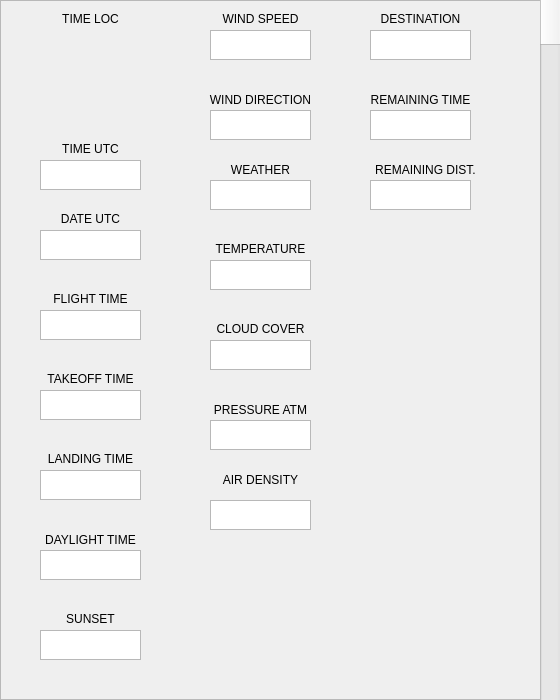
   <widget class="QFrame" name="InfoGeneral">
    <property name="geometry">
     <rect>
      <x>0</x>
      <y>0</y>
      <width>560</width>
      <height>700</height>
     </rect>
    </property>
    <property name="frameShape">
     <enum>QFrame::StyledPanel</enum>
    </property>
    <property name="frameShadow">
     <enum>QFrame::Raised</enum>
    </property>
    <widget class="QScrollBar" name="verticalScrollBar">
     <property name="geometry">
      <rect>
       <x>540</x>
       <y>-40</y>
       <width>20</width>
       <height>800</height>
      </rect>
     </property>
     <property name="orientation">
      <enum>Qt::Vertical</enum>
     </property>
    </widget>
    <widget class="QLabel" name="label">
     <property name="geometry">
      <rect>
       <x>40</x>
       <y>10</y>
       <width>101</width>
       <height>17</height>
      </rect>
     </property>
     <property name="text">
      <string>TIME LOC</string>
     </property>
     <property name="alignment">
      <set>Qt::AlignCenter</set>
     </property>
    </widget>
    <widget class="QLabel" name="label_2">
     <property name="geometry">
      <rect>
       <x>200</x>
       <y>90</y>
       <width>121</width>
       <height>20</height>
      </rect>
     </property>
     <property name="text">
      <string>WIND DIRECTION</string>
     </property>
     <property name="alignment">
      <set>Qt::AlignCenter</set>
     </property>
    </widget>
    <widget class="QTextBrowser" name="textBrowser_2">
     <property name="geometry">
      <rect>
       <x>210</x>
       <y>30</y>
       <width>101</width>
       <height>30</height>
      </rect>
     </property>
     <property name="html">
      <string>&lt;!DOCTYPE HTML PUBLIC &quot;-//W3C//DTD HTML 4.0//EN&quot; &quot;http://www.w3.org/TR/REC-html40/strict.dtd&quot;&gt;
&lt;html&gt;&lt;head&gt;&lt;meta name=&quot;qrichtext&quot; content=&quot;1&quot; /&gt;&lt;meta charset=&quot;utf-8&quot; /&gt;&lt;style type=&quot;text/css&quot;&gt;
p, li { white-space: pre-wrap; }
&lt;/style&gt;&lt;/head&gt;&lt;body style=&quot; font-family:'Ubuntu'; font-size:11pt; font-weight:400; font-style:normal;&quot;&gt;
&lt;p align=&quot;center&quot; style=&quot;-qt-paragraph-type:empty; margin-top:0px; margin-bottom:0px; margin-left:0px; margin-right:0px; -qt-block-indent:0; text-indent:0px;&quot;&gt;&lt;br /&gt;&lt;/p&gt;&lt;/body&gt;&lt;/html&gt;</string>
     </property>
     <property name="placeholderText">
      <string/>
     </property>
    </widget>
    <widget class="QLabel" name="label_3">
     <property name="geometry">
      <rect>
       <x>210</x>
       <y>10</y>
       <width>101</width>
       <height>17</height>
      </rect>
     </property>
     <property name="text">
      <string>WIND SPEED</string>
     </property>
     <property name="alignment">
      <set>Qt::AlignCenter</set>
     </property>
    </widget>
    <widget class="QTextBrowser" name="textBrowser_3">
     <property name="geometry">
      <rect>
       <x>370</x>
       <y>30</y>
       <width>101</width>
       <height>30</height>
      </rect>
     </property>
     <property name="html">
      <string>&lt;!DOCTYPE HTML PUBLIC &quot;-//W3C//DTD HTML 4.0//EN&quot; &quot;http://www.w3.org/TR/REC-html40/strict.dtd&quot;&gt;
&lt;html&gt;&lt;head&gt;&lt;meta name=&quot;qrichtext&quot; content=&quot;1&quot; /&gt;&lt;meta charset=&quot;utf-8&quot; /&gt;&lt;style type=&quot;text/css&quot;&gt;
p, li { white-space: pre-wrap; }
&lt;/style&gt;&lt;/head&gt;&lt;body style=&quot; font-family:'Ubuntu'; font-size:11pt; font-weight:400; font-style:normal;&quot;&gt;
&lt;p align=&quot;center&quot; style=&quot;-qt-paragraph-type:empty; margin-top:0px; margin-bottom:0px; margin-left:0px; margin-right:0px; -qt-block-indent:0; text-indent:0px;&quot;&gt;&lt;br /&gt;&lt;/p&gt;&lt;/body&gt;&lt;/html&gt;</string>
     </property>
     <property name="placeholderText">
      <string/>
     </property>
    </widget>
    <widget class="QLabel" name="label_6">
     <property name="geometry">
      <rect>
       <x>40</x>
       <y>140</y>
       <width>101</width>
       <height>17</height>
      </rect>
     </property>
     <property name="text">
      <string>TIME UTC</string>
     </property>
     <property name="alignment">
      <set>Qt::AlignCenter</set>
     </property>
    </widget>
    <widget class="QTextBrowser" name="textBrowser_6">
     <property name="geometry">
      <rect>
       <x>40</x>
       <y>160</y>
       <width>101</width>
       <height>30</height>
      </rect>
     </property>
     <property name="html">
      <string>&lt;!DOCTYPE HTML PUBLIC &quot;-//W3C//DTD HTML 4.0//EN&quot; &quot;http://www.w3.org/TR/REC-html40/strict.dtd&quot;&gt;
&lt;html&gt;&lt;head&gt;&lt;meta name=&quot;qrichtext&quot; content=&quot;1&quot; /&gt;&lt;meta charset=&quot;utf-8&quot; /&gt;&lt;style type=&quot;text/css&quot;&gt;
p, li { white-space: pre-wrap; }
&lt;/style&gt;&lt;/head&gt;&lt;body style=&quot; font-family:'Ubuntu'; font-size:11pt; font-weight:400; font-style:normal;&quot;&gt;
&lt;p align=&quot;center&quot; style=&quot;-qt-paragraph-type:empty; margin-top:0px; margin-bottom:0px; margin-left:0px; margin-right:0px; -qt-block-indent:0; text-indent:0px;&quot;&gt;&lt;br /&gt;&lt;/p&gt;&lt;/body&gt;&lt;/html&gt;</string>
     </property>
     <property name="placeholderText">
      <string/>
     </property>
    </widget>
    <widget class="QLabel" name="label_13">
     <property name="geometry">
      <rect>
       <x>200</x>
       <y>160</y>
       <width>121</width>
       <height>20</height>
      </rect>
     </property>
     <property name="text">
      <string>WEATHER</string>
     </property>
     <property name="alignment">
      <set>Qt::AlignCenter</set>
     </property>
    </widget>
    <widget class="QTextBrowser" name="textBrowser_13">
     <property name="geometry">
      <rect>
       <x>210</x>
       <y>110</y>
       <width>101</width>
       <height>30</height>
      </rect>
     </property>
     <property name="html">
      <string>&lt;!DOCTYPE HTML PUBLIC &quot;-//W3C//DTD HTML 4.0//EN&quot; &quot;http://www.w3.org/TR/REC-html40/strict.dtd&quot;&gt;
&lt;html&gt;&lt;head&gt;&lt;meta name=&quot;qrichtext&quot; content=&quot;1&quot; /&gt;&lt;meta charset=&quot;utf-8&quot; /&gt;&lt;style type=&quot;text/css&quot;&gt;
p, li { white-space: pre-wrap; }
&lt;/style&gt;&lt;/head&gt;&lt;body style=&quot; font-family:'Ubuntu'; font-size:11pt; font-weight:400; font-style:normal;&quot;&gt;
&lt;p align=&quot;center&quot; style=&quot;-qt-paragraph-type:empty; margin-top:0px; margin-bottom:0px; margin-left:0px; margin-right:0px; -qt-block-indent:0; text-indent:0px;&quot;&gt;&lt;br /&gt;&lt;/p&gt;&lt;/body&gt;&lt;/html&gt;</string>
     </property>
     <property name="placeholderText">
      <string/>
     </property>
    </widget>
    <widget class="QLabel" name="label_14">
     <property name="geometry">
      <rect>
       <x>40</x>
       <y>210</y>
       <width>101</width>
       <height>17</height>
      </rect>
     </property>
     <property name="text">
      <string>DATE UTC</string>
     </property>
     <property name="alignment">
      <set>Qt::AlignCenter</set>
     </property>
    </widget>
    <widget class="QTextBrowser" name="textBrowser_14">
     <property name="geometry">
      <rect>
       <x>40</x>
       <y>230</y>
       <width>101</width>
       <height>30</height>
      </rect>
     </property>
     <property name="html">
      <string>&lt;!DOCTYPE HTML PUBLIC &quot;-//W3C//DTD HTML 4.0//EN&quot; &quot;http://www.w3.org/TR/REC-html40/strict.dtd&quot;&gt;
&lt;html&gt;&lt;head&gt;&lt;meta name=&quot;qrichtext&quot; content=&quot;1&quot; /&gt;&lt;meta charset=&quot;utf-8&quot; /&gt;&lt;style type=&quot;text/css&quot;&gt;
p, li { white-space: pre-wrap; }
&lt;/style&gt;&lt;/head&gt;&lt;body style=&quot; font-family:'Ubuntu'; font-size:11pt; font-weight:400; font-style:normal;&quot;&gt;
&lt;p align=&quot;center&quot; style=&quot;-qt-paragraph-type:empty; margin-top:0px; margin-bottom:0px; margin-left:0px; margin-right:0px; -qt-block-indent:0; text-indent:0px;&quot;&gt;&lt;br /&gt;&lt;/p&gt;&lt;/body&gt;&lt;/html&gt;</string>
     </property>
     <property name="placeholderText">
      <string/>
     </property>
    </widget>
    <widget class="QLabel" name="label_15">
     <property name="geometry">
      <rect>
       <x>40</x>
       <y>290</y>
       <width>101</width>
       <height>17</height>
      </rect>
     </property>
     <property name="text">
      <string>FLIGHT TIME</string>
     </property>
     <property name="alignment">
      <set>Qt::AlignCenter</set>
     </property>
    </widget>
    <widget class="QLabel" name="label_16">
     <property name="geometry">
      <rect>
       <x>40</x>
       <y>370</y>
       <width>101</width>
       <height>17</height>
      </rect>
     </property>
     <property name="text">
      <string>TAKEOFF TIME</string>
     </property>
     <property name="alignment">
      <set>Qt::AlignCenter</set>
     </property>
    </widget>
    <widget class="QTextBrowser" name="textBrowser_15">
     <property name="geometry">
      <rect>
       <x>40</x>
       <y>310</y>
       <width>101</width>
       <height>30</height>
      </rect>
     </property>
     <property name="html">
      <string>&lt;!DOCTYPE HTML PUBLIC &quot;-//W3C//DTD HTML 4.0//EN&quot; &quot;http://www.w3.org/TR/REC-html40/strict.dtd&quot;&gt;
&lt;html&gt;&lt;head&gt;&lt;meta name=&quot;qrichtext&quot; content=&quot;1&quot; /&gt;&lt;meta charset=&quot;utf-8&quot; /&gt;&lt;style type=&quot;text/css&quot;&gt;
p, li { white-space: pre-wrap; }
&lt;/style&gt;&lt;/head&gt;&lt;body style=&quot; font-family:'Ubuntu'; font-size:11pt; font-weight:400; font-style:normal;&quot;&gt;
&lt;p align=&quot;center&quot; style=&quot;-qt-paragraph-type:empty; margin-top:0px; margin-bottom:0px; margin-left:0px; margin-right:0px; -qt-block-indent:0; text-indent:0px;&quot;&gt;&lt;br /&gt;&lt;/p&gt;&lt;/body&gt;&lt;/html&gt;</string>
     </property>
     <property name="placeholderText">
      <string/>
     </property>
    </widget>
    <widget class="QTextBrowser" name="textBrowser_16">
     <property name="geometry">
      <rect>
       <x>40</x>
       <y>390</y>
       <width>101</width>
       <height>30</height>
      </rect>
     </property>
     <property name="html">
      <string>&lt;!DOCTYPE HTML PUBLIC &quot;-//W3C//DTD HTML 4.0//EN&quot; &quot;http://www.w3.org/TR/REC-html40/strict.dtd&quot;&gt;
&lt;html&gt;&lt;head&gt;&lt;meta name=&quot;qrichtext&quot; content=&quot;1&quot; /&gt;&lt;meta charset=&quot;utf-8&quot; /&gt;&lt;style type=&quot;text/css&quot;&gt;
p, li { white-space: pre-wrap; }
&lt;/style&gt;&lt;/head&gt;&lt;body style=&quot; font-family:'Ubuntu'; font-size:11pt; font-weight:400; font-style:normal;&quot;&gt;
&lt;p align=&quot;center&quot; style=&quot;-qt-paragraph-type:empty; margin-top:0px; margin-bottom:0px; margin-left:0px; margin-right:0px; -qt-block-indent:0; text-indent:0px;&quot;&gt;&lt;br /&gt;&lt;/p&gt;&lt;/body&gt;&lt;/html&gt;</string>
     </property>
     <property name="placeholderText">
      <string/>
     </property>
    </widget>
    <widget class="QLabel" name="label_17">
     <property name="geometry">
      <rect>
       <x>40</x>
       <y>450</y>
       <width>101</width>
       <height>17</height>
      </rect>
     </property>
     <property name="text">
      <string>LANDING TIME</string>
     </property>
     <property name="alignment">
      <set>Qt::AlignCenter</set>
     </property>
    </widget>
    <widget class="QTextBrowser" name="textBrowser_17">
     <property name="geometry">
      <rect>
       <x>40</x>
       <y>470</y>
       <width>101</width>
       <height>30</height>
      </rect>
     </property>
     <property name="html">
      <string>&lt;!DOCTYPE HTML PUBLIC &quot;-//W3C//DTD HTML 4.0//EN&quot; &quot;http://www.w3.org/TR/REC-html40/strict.dtd&quot;&gt;
&lt;html&gt;&lt;head&gt;&lt;meta name=&quot;qrichtext&quot; content=&quot;1&quot; /&gt;&lt;meta charset=&quot;utf-8&quot; /&gt;&lt;style type=&quot;text/css&quot;&gt;
p, li { white-space: pre-wrap; }
&lt;/style&gt;&lt;/head&gt;&lt;body style=&quot; font-family:'Ubuntu'; font-size:11pt; font-weight:400; font-style:normal;&quot;&gt;
&lt;p align=&quot;center&quot; style=&quot;-qt-paragraph-type:empty; margin-top:0px; margin-bottom:0px; margin-left:0px; margin-right:0px; -qt-block-indent:0; text-indent:0px;&quot;&gt;&lt;br /&gt;&lt;/p&gt;&lt;/body&gt;&lt;/html&gt;</string>
     </property>
     <property name="placeholderText">
      <string/>
     </property>
    </widget>
    <widget class="QLabel" name="label_18">
     <property name="geometry">
      <rect>
       <x>30</x>
       <y>530</y>
       <width>121</width>
       <height>20</height>
      </rect>
     </property>
     <property name="text">
      <string>DAYLIGHT TIME</string>
     </property>
     <property name="alignment">
      <set>Qt::AlignCenter</set>
     </property>
    </widget>
    <widget class="QLabel" name="label_19">
     <property name="geometry">
      <rect>
       <x>40</x>
       <y>610</y>
       <width>101</width>
       <height>17</height>
      </rect>
     </property>
     <property name="text">
      <string>SUNSET</string>
     </property>
     <property name="alignment">
      <set>Qt::AlignCenter</set>
     </property>
    </widget>
    <widget class="QTextBrowser" name="textBrowser_18">
     <property name="geometry">
      <rect>
       <x>40</x>
       <y>550</y>
       <width>101</width>
       <height>30</height>
      </rect>
     </property>
     <property name="html">
      <string>&lt;!DOCTYPE HTML PUBLIC &quot;-//W3C//DTD HTML 4.0//EN&quot; &quot;http://www.w3.org/TR/REC-html40/strict.dtd&quot;&gt;
&lt;html&gt;&lt;head&gt;&lt;meta name=&quot;qrichtext&quot; content=&quot;1&quot; /&gt;&lt;meta charset=&quot;utf-8&quot; /&gt;&lt;style type=&quot;text/css&quot;&gt;
p, li { white-space: pre-wrap; }
&lt;/style&gt;&lt;/head&gt;&lt;body style=&quot; font-family:'Ubuntu'; font-size:11pt; font-weight:400; font-style:normal;&quot;&gt;
&lt;p align=&quot;center&quot; style=&quot;-qt-paragraph-type:empty; margin-top:0px; margin-bottom:0px; margin-left:0px; margin-right:0px; -qt-block-indent:0; text-indent:0px;&quot;&gt;&lt;br /&gt;&lt;/p&gt;&lt;/body&gt;&lt;/html&gt;</string>
     </property>
     <property name="placeholderText">
      <string/>
     </property>
    </widget>
    <widget class="QTextBrowser" name="textBrowser_19">
     <property name="geometry">
      <rect>
       <x>40</x>
       <y>630</y>
       <width>101</width>
       <height>30</height>
      </rect>
     </property>
     <property name="html">
      <string>&lt;!DOCTYPE HTML PUBLIC &quot;-//W3C//DTD HTML 4.0//EN&quot; &quot;http://www.w3.org/TR/REC-html40/strict.dtd&quot;&gt;
&lt;html&gt;&lt;head&gt;&lt;meta name=&quot;qrichtext&quot; content=&quot;1&quot; /&gt;&lt;meta charset=&quot;utf-8&quot; /&gt;&lt;style type=&quot;text/css&quot;&gt;
p, li { white-space: pre-wrap; }
&lt;/style&gt;&lt;/head&gt;&lt;body style=&quot; font-family:'Ubuntu'; font-size:11pt; font-weight:400; font-style:normal;&quot;&gt;
&lt;p align=&quot;center&quot; style=&quot;-qt-paragraph-type:empty; margin-top:0px; margin-bottom:0px; margin-left:0px; margin-right:0px; -qt-block-indent:0; text-indent:0px;&quot;&gt;&lt;br /&gt;&lt;/p&gt;&lt;/body&gt;&lt;/html&gt;</string>
     </property>
     <property name="placeholderText">
      <string/>
     </property>
    </widget>
    <widget class="QLabel" name="label_29">
     <property name="geometry">
      <rect>
       <x>360</x>
       <y>90</y>
       <width>121</width>
       <height>20</height>
      </rect>
     </property>
     <property name="text">
      <string>REMAINING TIME</string>
     </property>
     <property name="alignment">
      <set>Qt::AlignCenter</set>
     </property>
    </widget>
    <widget class="QLabel" name="label_30">
     <property name="geometry">
      <rect>
       <x>350</x>
       <y>160</y>
       <width>151</width>
       <height>20</height>
      </rect>
     </property>
     <property name="text">
      <string>REMAINING DIST.</string>
     </property>
     <property name="alignment">
      <set>Qt::AlignCenter</set>
     </property>
    </widget>
    <widget class="QTextBrowser" name="textBrowser_29">
     <property name="geometry">
      <rect>
       <x>370</x>
       <y>110</y>
       <width>101</width>
       <height>30</height>
      </rect>
     </property>
     <property name="html">
      <string>&lt;!DOCTYPE HTML PUBLIC &quot;-//W3C//DTD HTML 4.0//EN&quot; &quot;http://www.w3.org/TR/REC-html40/strict.dtd&quot;&gt;
&lt;html&gt;&lt;head&gt;&lt;meta name=&quot;qrichtext&quot; content=&quot;1&quot; /&gt;&lt;meta charset=&quot;utf-8&quot; /&gt;&lt;style type=&quot;text/css&quot;&gt;
p, li { white-space: pre-wrap; }
&lt;/style&gt;&lt;/head&gt;&lt;body style=&quot; font-family:'Ubuntu'; font-size:11pt; font-weight:400; font-style:normal;&quot;&gt;
&lt;p align=&quot;center&quot; style=&quot;-qt-paragraph-type:empty; margin-top:0px; margin-bottom:0px; margin-left:0px; margin-right:0px; -qt-block-indent:0; text-indent:0px;&quot;&gt;&lt;br /&gt;&lt;/p&gt;&lt;/body&gt;&lt;/html&gt;</string>
     </property>
     <property name="placeholderText">
      <string/>
     </property>
    </widget>
    <widget class="QTextBrowser" name="textBrowser_30">
     <property name="geometry">
      <rect>
       <x>370</x>
       <y>180</y>
       <width>101</width>
       <height>30</height>
      </rect>
     </property>
     <property name="html">
      <string>&lt;!DOCTYPE HTML PUBLIC &quot;-//W3C//DTD HTML 4.0//EN&quot; &quot;http://www.w3.org/TR/REC-html40/strict.dtd&quot;&gt;
&lt;html&gt;&lt;head&gt;&lt;meta name=&quot;qrichtext&quot; content=&quot;1&quot; /&gt;&lt;meta charset=&quot;utf-8&quot; /&gt;&lt;style type=&quot;text/css&quot;&gt;
p, li { white-space: pre-wrap; }
&lt;/style&gt;&lt;/head&gt;&lt;body style=&quot; font-family:'Ubuntu'; font-size:11pt; font-weight:400; font-style:normal;&quot;&gt;
&lt;p align=&quot;center&quot; style=&quot;-qt-paragraph-type:empty; margin-top:0px; margin-bottom:0px; margin-left:0px; margin-right:0px; -qt-block-indent:0; text-indent:0px;&quot;&gt;&lt;br /&gt;&lt;/p&gt;&lt;/body&gt;&lt;/html&gt;</string>
     </property>
     <property name="placeholderText">
      <string/>
     </property>
    </widget>
    <widget class="QTextBrowser" name="textBrowser_31">
     <property name="geometry">
      <rect>
       <x>210</x>
       <y>180</y>
       <width>101</width>
       <height>30</height>
      </rect>
     </property>
     <property name="html">
      <string>&lt;!DOCTYPE HTML PUBLIC &quot;-//W3C//DTD HTML 4.0//EN&quot; &quot;http://www.w3.org/TR/REC-html40/strict.dtd&quot;&gt;
&lt;html&gt;&lt;head&gt;&lt;meta name=&quot;qrichtext&quot; content=&quot;1&quot; /&gt;&lt;meta charset=&quot;utf-8&quot; /&gt;&lt;style type=&quot;text/css&quot;&gt;
p, li { white-space: pre-wrap; }
&lt;/style&gt;&lt;/head&gt;&lt;body style=&quot; font-family:'Ubuntu'; font-size:11pt; font-weight:400; font-style:normal;&quot;&gt;
&lt;p align=&quot;center&quot; style=&quot;-qt-paragraph-type:empty; margin-top:0px; margin-bottom:0px; margin-left:0px; margin-right:0px; -qt-block-indent:0; text-indent:0px;&quot;&gt;&lt;br /&gt;&lt;/p&gt;&lt;/body&gt;&lt;/html&gt;</string>
     </property>
     <property name="placeholderText">
      <string/>
     </property>
    </widget>
    <widget class="QLabel" name="label_31">
     <property name="geometry">
      <rect>
       <x>370</x>
       <y>10</y>
       <width>101</width>
       <height>17</height>
      </rect>
     </property>
     <property name="text">
      <string>DESTINATION</string>
     </property>
     <property name="alignment">
      <set>Qt::AlignCenter</set>
     </property>
    </widget>
    <widget class="QLabel" name="label_36">
     <property name="geometry">
      <rect>
       <x>200</x>
       <y>470</y>
       <width>121</width>
       <height>20</height>
      </rect>
     </property>
     <property name="text">
      <string>AIR DENSITY</string>
     </property>
     <property name="alignment">
      <set>Qt::AlignCenter</set>
     </property>
    </widget>
    <widget class="QTextBrowser" name="textBrowser_35">
     <property name="geometry">
      <rect>
       <x>210</x>
       <y>500</y>
       <width>101</width>
       <height>30</height>
      </rect>
     </property>
     <property name="html">
      <string>&lt;!DOCTYPE HTML PUBLIC &quot;-//W3C//DTD HTML 4.0//EN&quot; &quot;http://www.w3.org/TR/REC-html40/strict.dtd&quot;&gt;
&lt;html&gt;&lt;head&gt;&lt;meta name=&quot;qrichtext&quot; content=&quot;1&quot; /&gt;&lt;meta charset=&quot;utf-8&quot; /&gt;&lt;style type=&quot;text/css&quot;&gt;
p, li { white-space: pre-wrap; }
&lt;/style&gt;&lt;/head&gt;&lt;body style=&quot; font-family:'Ubuntu'; font-size:11pt; font-weight:400; font-style:normal;&quot;&gt;
&lt;p align=&quot;center&quot; style=&quot;-qt-paragraph-type:empty; margin-top:0px; margin-bottom:0px; margin-left:0px; margin-right:0px; -qt-block-indent:0; text-indent:0px;&quot;&gt;&lt;br /&gt;&lt;/p&gt;&lt;/body&gt;&lt;/html&gt;</string>
     </property>
     <property name="placeholderText">
      <string/>
     </property>
    </widget>
    <widget class="QTextBrowser" name="textBrowser_36">
     <property name="geometry">
      <rect>
       <x>210</x>
       <y>420</y>
       <width>101</width>
       <height>30</height>
      </rect>
     </property>
     <property name="html">
      <string>&lt;!DOCTYPE HTML PUBLIC &quot;-//W3C//DTD HTML 4.0//EN&quot; &quot;http://www.w3.org/TR/REC-html40/strict.dtd&quot;&gt;
&lt;html&gt;&lt;head&gt;&lt;meta name=&quot;qrichtext&quot; content=&quot;1&quot; /&gt;&lt;meta charset=&quot;utf-8&quot; /&gt;&lt;style type=&quot;text/css&quot;&gt;
p, li { white-space: pre-wrap; }
&lt;/style&gt;&lt;/head&gt;&lt;body style=&quot; font-family:'Ubuntu'; font-size:11pt; font-weight:400; font-style:normal;&quot;&gt;
&lt;p align=&quot;center&quot; style=&quot;-qt-paragraph-type:empty; margin-top:0px; margin-bottom:0px; margin-left:0px; margin-right:0px; -qt-block-indent:0; text-indent:0px;&quot;&gt;&lt;br /&gt;&lt;/p&gt;&lt;/body&gt;&lt;/html&gt;</string>
     </property>
     <property name="placeholderText">
      <string/>
     </property>
    </widget>
    <widget class="QLabel" name="label_37">
     <property name="geometry">
      <rect>
       <x>200</x>
       <y>400</y>
       <width>121</width>
       <height>20</height>
      </rect>
     </property>
     <property name="text">
      <string>PRESSURE ATM</string>
     </property>
     <property name="alignment">
      <set>Qt::AlignCenter</set>
     </property>
    </widget>
    <widget class="QTextBrowser" name="textBrowser_37">
     <property name="geometry">
      <rect>
       <x>210</x>
       <y>340</y>
       <width>101</width>
       <height>30</height>
      </rect>
     </property>
     <property name="html">
      <string>&lt;!DOCTYPE HTML PUBLIC &quot;-//W3C//DTD HTML 4.0//EN&quot; &quot;http://www.w3.org/TR/REC-html40/strict.dtd&quot;&gt;
&lt;html&gt;&lt;head&gt;&lt;meta name=&quot;qrichtext&quot; content=&quot;1&quot; /&gt;&lt;meta charset=&quot;utf-8&quot; /&gt;&lt;style type=&quot;text/css&quot;&gt;
p, li { white-space: pre-wrap; }
&lt;/style&gt;&lt;/head&gt;&lt;body style=&quot; font-family:'Ubuntu'; font-size:11pt; font-weight:400; font-style:normal;&quot;&gt;
&lt;p align=&quot;center&quot; style=&quot;-qt-paragraph-type:empty; margin-top:0px; margin-bottom:0px; margin-left:0px; margin-right:0px; -qt-block-indent:0; text-indent:0px;&quot;&gt;&lt;br /&gt;&lt;/p&gt;&lt;/body&gt;&lt;/html&gt;</string>
     </property>
     <property name="placeholderText">
      <string/>
     </property>
    </widget>
    <widget class="QLabel" name="label_38">
     <property name="geometry">
      <rect>
       <x>210</x>
       <y>320</y>
       <width>101</width>
       <height>17</height>
      </rect>
     </property>
     <property name="text">
      <string>CLOUD COVER</string>
     </property>
     <property name="alignment">
      <set>Qt::AlignCenter</set>
     </property>
    </widget>
    <widget class="QTextBrowser" name="textBrowser_38">
     <property name="geometry">
      <rect>
       <x>210</x>
       <y>260</y>
       <width>101</width>
       <height>30</height>
      </rect>
     </property>
     <property name="html">
      <string>&lt;!DOCTYPE HTML PUBLIC &quot;-//W3C//DTD HTML 4.0//EN&quot; &quot;http://www.w3.org/TR/REC-html40/strict.dtd&quot;&gt;
&lt;html&gt;&lt;head&gt;&lt;meta name=&quot;qrichtext&quot; content=&quot;1&quot; /&gt;&lt;meta charset=&quot;utf-8&quot; /&gt;&lt;style type=&quot;text/css&quot;&gt;
p, li { white-space: pre-wrap; }
&lt;/style&gt;&lt;/head&gt;&lt;body style=&quot; font-family:'Ubuntu'; font-size:11pt; font-weight:400; font-style:normal;&quot;&gt;
&lt;p align=&quot;center&quot; style=&quot;-qt-paragraph-type:empty; margin-top:0px; margin-bottom:0px; margin-left:0px; margin-right:0px; -qt-block-indent:0; text-indent:0px;&quot;&gt;&lt;br /&gt;&lt;/p&gt;&lt;/body&gt;&lt;/html&gt;</string>
     </property>
     <property name="placeholderText">
      <string/>
     </property>
    </widget>
    <widget class="QLabel" name="label_39">
     <property name="geometry">
      <rect>
       <x>210</x>
       <y>240</y>
       <width>101</width>
       <height>17</height>
      </rect>
     </property>
     <property name="text">
      <string>TEMPERATURE</string>
     </property>
     <property name="alignment">
      <set>Qt::AlignCenter</set>
     </property>
    </widget>
    <widget class="QFrame" name="analogClock">
     <property name="geometry">
      <rect>
       <x>20</x>
       <y>20</y>
       <width>141</width>
       <height>131</height>
      </rect>
     </property>
     <property name="frameShape">
      <enum>QFrame::NoFrame</enum>
     </property>
     <property name="frameShadow">
      <enum>QFrame::Raised</enum>
     </property>
     <property name="lineWidth">
      <number>1</number>
     </property>
    </widget>
   </widget>
